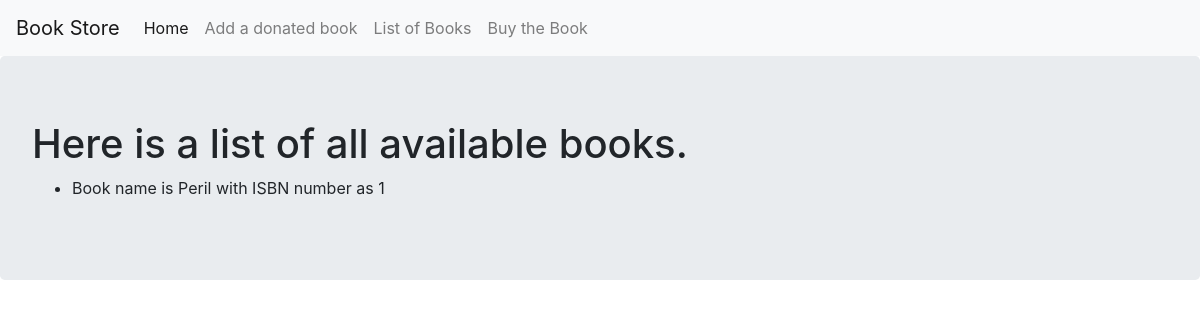
/list, run on an earlier commit of the app's database.
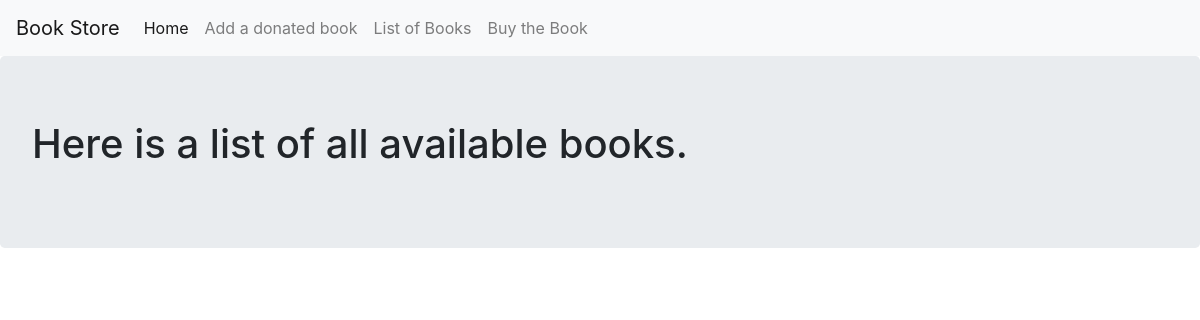
And on a later commit of the database.
### books/models.py (models this page shows, shortened)
class Book(db.Model):
    __tablename__ = "books"
    isbn = db.Column(db.Integer, primary_key=True)
    name = db.Column(db.Text)
    def __repr__(self):
        return f"Book name is {self.name} with ISBN number as {self.isbn}"

### app.py (the view)
@app.route("/list")
def list():
    books = Book.query.all()
    return render_template("list.html", books=books)

### books/templates/list.html
{% extends "base.html" %}
{% block content %}
<div class="jumbotron">
  <h1>Here is a list of all available books.</h1>
  <ul>
    {% for book in books  %}
    <li>{{book}}</li>
    {% endfor %}
  </ul>
</div>
{% endblock %}

### books/templates/base.html (shortened to what this page needs)
<!DOCTYPE html>
<html lang="en" dir="ltr">
  <head>
    <link rel="stylesheet" href="https://maxcdn.bootstrapcdn.com/bootstrap/4.0.0/css/bootstrap.min.css">
  </head>
  <body>
    <nav class="navbar navbar-expand-lg navbar-light bg-light">
      <a class="navbar-brand" href="{{ url_for('index') }}">Book Store</a>
      <div class="collapse navbar-collapse" id="navbarNav">
        <ul class="navbar-nav">
          <li class="nav-item active">
            <a class="nav-link" href="{{ url_for('index') }}">Home <span class="sr-only">(current)</span></a>
          </li>
          <li class="nav-item">
            <a class="nav-link" href="{{ url_for('add') }}">Add a donated book</a>
          </li>
          <li class="nav-item">
            <a class="nav-link" href="{{ url_for('list') }}">List of Books</a>
          </li>
          <li class="nav-item">
            <a class="nav-link" href="{{ url_for('delete') }}">Buy the Book</a>
          </li>
        </ul>
      </div>
    </nav>
    {% block content %}
    {% endblock %}
  </body>
</html>

What changed in the data, as far as the page shows it:
removed Book: name+isbn "Book name is Peril with ISBN number as 1"
